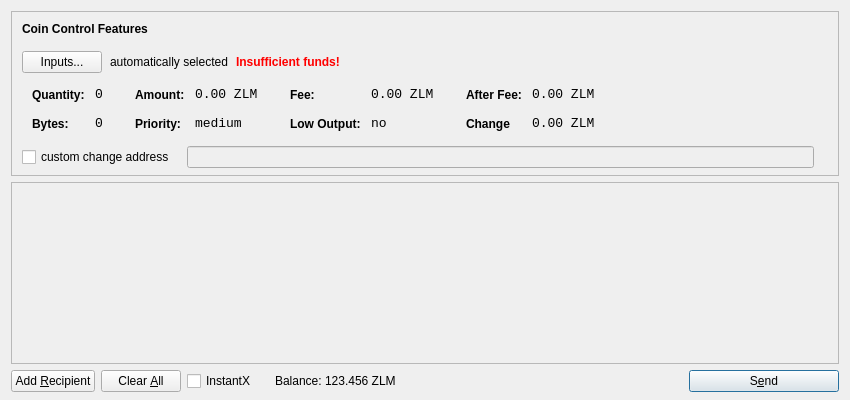
<?xml version="1.0" encoding="UTF-8"?>
<ui version="4.0">
 <class>SendCoinsDialog</class>
 <widget class="QDialog" name="SendCoinsDialog">
  <property name="geometry">
   <rect>
    <x>0</x>
    <y>0</y>
    <width>850</width>
    <height>400</height>
   </rect>
  </property>
  <property name="windowTitle">
   <string>Send Coins</string>
  </property>
  <property name="styleSheet">
   <string notr="true"/>
  </property>
  <layout class="QVBoxLayout" name="verticalLayout" stretch="0,1,0">
   <property name="bottomMargin">
    <number>8</number>
   </property>
   <item>
    <widget class="QFrame" name="frameCoinControl">
     <property name="sizePolicy">
      <sizepolicy hsizetype="Expanding" vsizetype="Expanding">
       <horstretch>0</horstretch>
       <verstretch>0</verstretch>
      </sizepolicy>
     </property>
     <property name="maximumSize">
      <size>
       <width>16777215</width>
       <height>16777215</height>
      </size>
     </property>
     <property name="frameShape">
      <enum>QFrame::StyledPanel</enum>
     </property>
     <property name="frameShadow">
      <enum>QFrame::Sunken</enum>
     </property>
     <layout class="QVBoxLayout" name="verticalLayoutCoinControl2">
      <property name="spacing">
       <number>6</number>
      </property>
      <property name="leftMargin">
       <number>0</number>
      </property>
      <property name="topMargin">
       <number>0</number>
      </property>
      <property name="rightMargin">
       <number>0</number>
      </property>
      <property name="bottomMargin">
       <number>6</number>
      </property>
      <item>
       <layout class="QVBoxLayout" name="verticalLayoutCoinControl" stretch="0,0,0,0,1">
        <property name="spacing">
         <number>0</number>
        </property>
        <property name="leftMargin">
         <number>10</number>
        </property>
        <property name="topMargin">
         <number>10</number>
        </property>
        <item>
         <layout class="QHBoxLayout" name="horizontalLayoutCoinControl1">
          <property name="bottomMargin">
           <number>15</number>
          </property>
          <item>
           <widget class="QLabel" name="labelCoinControlFeatures">
            <property name="sizePolicy">
             <sizepolicy hsizetype="Preferred" vsizetype="Maximum">
              <horstretch>0</horstretch>
              <verstretch>0</verstretch>
             </sizepolicy>
            </property>
            <property name="font">
             <font>
              <weight>75</weight>
              <bold>true</bold>
             </font>
            </property>
            <property name="styleSheet">
             <string notr="true">font-weight:bold;</string>
            </property>
            <property name="text">
             <string>Coin Control Features</string>
            </property>
           </widget>
          </item>
         </layout>
        </item>
        <item>
         <layout class="QHBoxLayout" name="horizontalLayoutCoinControl2" stretch="0,0,0,0">
          <property name="spacing">
           <number>8</number>
          </property>
          <property name="bottomMargin">
           <number>10</number>
          </property>
          <item>
           <widget class="QPushButton" name="pushButtonCoinControl">
            <property name="styleSheet">
             <string notr="true"/>
            </property>
            <property name="text">
             <string>Inputs...</string>
            </property>
           </widget>
          </item>
          <item>
           <widget class="QLabel" name="labelCoinControlAutomaticallySelected">
            <property name="text">
             <string>automatically selected</string>
            </property>
            <property name="margin">
             <number>5</number>
            </property>
           </widget>
          </item>
          <item>
           <widget class="QLabel" name="labelCoinControlInsuffFunds">
            <property name="font">
             <font>
              <weight>75</weight>
              <bold>true</bold>
             </font>
            </property>
            <property name="styleSheet">
             <string notr="true">color:red;font-weight:bold;</string>
            </property>
            <property name="text">
             <string>Insufficient funds!</string>
            </property>
            <property name="margin">
             <number>5</number>
            </property>
           </widget>
          </item>
          <item>
           <spacer name="horizontalSpacerCoinControl">
            <property name="orientation">
             <enum>Qt::Horizontal</enum>
            </property>
            <property name="sizeHint" stdset="0">
             <size>
              <width>40</width>
              <height>1</height>
             </size>
            </property>
           </spacer>
          </item>
         </layout>
        </item>
        <item>
         <widget class="QWidget" name="widgetCoinControl" native="true">
          <property name="sizePolicy">
           <sizepolicy hsizetype="Preferred" vsizetype="Preferred">
            <horstretch>0</horstretch>
            <verstretch>0</verstretch>
           </sizepolicy>
          </property>
          <property name="minimumSize">
           <size>
            <width>0</width>
            <height>0</height>
           </size>
          </property>
          <property name="styleSheet">
           <string notr="true"/>
          </property>
          <layout class="QHBoxLayout" name="horizontalLayoutCoinControl5">
           <property name="leftMargin">
            <number>0</number>
           </property>
           <property name="topMargin">
            <number>0</number>
           </property>
           <property name="rightMargin">
            <number>0</number>
           </property>
           <property name="bottomMargin">
            <number>0</number>
           </property>
           <item>
            <layout class="QHBoxLayout" name="horizontalLayoutCoinControl3" stretch="0,0,0,1">
             <property name="spacing">
              <number>20</number>
             </property>
             <property name="topMargin">
              <number>0</number>
             </property>
             <property name="bottomMargin">
              <number>10</number>
             </property>
             <item>
              <layout class="QFormLayout" name="formLayoutCoinControl1">
               <property name="horizontalSpacing">
                <number>10</number>
               </property>
               <property name="verticalSpacing">
                <number>14</number>
               </property>
               <property name="leftMargin">
                <number>10</number>
               </property>
               <property name="topMargin">
                <number>4</number>
               </property>
               <property name="rightMargin">
                <number>6</number>
               </property>
               <item row="0" column="0">
                <widget class="QLabel" name="labelCoinControlQuantityText">
                 <property name="styleSheet">
                  <string notr="true">font-weight:bold;</string>
                 </property>
                 <property name="text">
                  <string>Quantity:</string>
                 </property>
                 <property name="margin">
                  <number>0</number>
                 </property>
                </widget>
               </item>
               <item row="0" column="1">
                <widget class="QLabel" name="labelCoinControlQuantity">
                 <property name="font">
                  <font>
                   <family>Monospace</family>
                   <pointsize>10</pointsize>
                  </font>
                 </property>
                 <property name="cursor">
                  <cursorShape>IBeamCursor</cursorShape>
                 </property>
                 <property name="contextMenuPolicy">
                  <enum>Qt::ActionsContextMenu</enum>
                 </property>
                 <property name="text">
                  <string>0</string>
                 </property>
                 <property name="margin">
                  <number>0</number>
                 </property>
                 <property name="textInteractionFlags">
                  <set>Qt::LinksAccessibleByMouse|Qt::TextSelectableByKeyboard|Qt::TextSelectableByMouse</set>
                 </property>
                </widget>
               </item>
               <item row="1" column="0">
                <widget class="QLabel" name="labelCoinControlBytesText">
                 <property name="styleSheet">
                  <string notr="true">font-weight:bold;</string>
                 </property>
                 <property name="text">
                  <string>Bytes:</string>
                 </property>
                </widget>
               </item>
               <item row="1" column="1">
                <widget class="QLabel" name="labelCoinControlBytes">
                 <property name="font">
                  <font>
                   <family>Monospace</family>
                   <pointsize>10</pointsize>
                  </font>
                 </property>
                 <property name="cursor">
                  <cursorShape>IBeamCursor</cursorShape>
                 </property>
                 <property name="contextMenuPolicy">
                  <enum>Qt::ActionsContextMenu</enum>
                 </property>
                 <property name="text">
                  <string>0</string>
                 </property>
                 <property name="textInteractionFlags">
                  <set>Qt::LinksAccessibleByMouse|Qt::TextSelectableByKeyboard|Qt::TextSelectableByMouse</set>
                 </property>
                </widget>
               </item>
              </layout>
             </item>
             <item>
              <layout class="QFormLayout" name="formLayoutCoinControl2">
               <property name="horizontalSpacing">
                <number>10</number>
               </property>
               <property name="verticalSpacing">
                <number>14</number>
               </property>
               <property name="leftMargin">
                <number>6</number>
               </property>
               <property name="topMargin">
                <number>4</number>
               </property>
               <property name="rightMargin">
                <number>6</number>
               </property>
               <item row="0" column="0">
                <widget class="QLabel" name="labelCoinControlAmountText">
                 <property name="styleSheet">
                  <string notr="true">font-weight:bold;</string>
                 </property>
                 <property name="text">
                  <string>Amount:</string>
                 </property>
                 <property name="margin">
                  <number>0</number>
                 </property>
                </widget>
               </item>
               <item row="0" column="1">
                <widget class="QLabel" name="labelCoinControlAmount">
                 <property name="font">
                  <font>
                   <family>Monospace</family>
                   <pointsize>10</pointsize>
                  </font>
                 </property>
                 <property name="cursor">
                  <cursorShape>IBeamCursor</cursorShape>
                 </property>
                 <property name="contextMenuPolicy">
                  <enum>Qt::ActionsContextMenu</enum>
                 </property>
                 <property name="text">
                  <string>0.00 ZLM</string>
                 </property>
                 <property name="textInteractionFlags">
                  <set>Qt::LinksAccessibleByMouse|Qt::TextSelectableByKeyboard|Qt::TextSelectableByMouse</set>
                 </property>
                </widget>
               </item>
               <item row="1" column="0">
                <widget class="QLabel" name="labelCoinControlPriorityText">
                 <property name="styleSheet">
                  <string notr="true">font-weight:bold;</string>
                 </property>
                 <property name="text">
                  <string>Priority:</string>
                 </property>
                </widget>
               </item>
               <item row="1" column="1">
                <widget class="QLabel" name="labelCoinControlPriority">
                 <property name="font">
                  <font>
                   <family>Monospace</family>
                   <pointsize>10</pointsize>
                  </font>
                 </property>
                 <property name="cursor">
                  <cursorShape>IBeamCursor</cursorShape>
                 </property>
                 <property name="contextMenuPolicy">
                  <enum>Qt::ActionsContextMenu</enum>
                 </property>
                 <property name="text">
                  <string>medium</string>
                 </property>
                 <property name="textInteractionFlags">
                  <set>Qt::LinksAccessibleByMouse|Qt::TextSelectableByKeyboard|Qt::TextSelectableByMouse</set>
                 </property>
                </widget>
               </item>
              </layout>
             </item>
             <item>
              <layout class="QFormLayout" name="formLayoutCoinControl3">
               <property name="horizontalSpacing">
                <number>10</number>
               </property>
               <property name="verticalSpacing">
                <number>14</number>
               </property>
               <property name="leftMargin">
                <number>6</number>
               </property>
               <property name="topMargin">
                <number>4</number>
               </property>
               <property name="rightMargin">
                <number>6</number>
               </property>
               <item row="0" column="0">
                <widget class="QLabel" name="labelCoinControlFeeText">
                 <property name="styleSheet">
                  <string notr="true">font-weight:bold;</string>
                 </property>
                 <property name="text">
                  <string>Fee:</string>
                 </property>
                 <property name="margin">
                  <number>0</number>
                 </property>
                </widget>
               </item>
               <item row="0" column="1">
                <widget class="QLabel" name="labelCoinControlFee">
                 <property name="font">
                  <font>
                   <family>Monospace</family>
                   <pointsize>10</pointsize>
                  </font>
                 </property>
                 <property name="cursor">
                  <cursorShape>IBeamCursor</cursorShape>
                 </property>
                 <property name="contextMenuPolicy">
                  <enum>Qt::ActionsContextMenu</enum>
                 </property>
                 <property name="text">
                  <string>0.00 ZLM</string>
                 </property>
                 <property name="textInteractionFlags">
                  <set>Qt::LinksAccessibleByMouse|Qt::TextSelectableByKeyboard|Qt::TextSelectableByMouse</set>
                 </property>
                </widget>
               </item>
               <item row="1" column="0">
                <widget class="QLabel" name="labelCoinControlLowOutputText">
                 <property name="styleSheet">
                  <string notr="true">font-weight:bold;</string>
                 </property>
                 <property name="text">
                  <string>Low Output:</string>
                 </property>
                </widget>
               </item>
               <item row="1" column="1">
                <widget class="QLabel" name="labelCoinControlLowOutput">
                 <property name="font">
                  <font>
                   <family>Monospace</family>
                   <pointsize>10</pointsize>
                  </font>
                 </property>
                 <property name="cursor">
                  <cursorShape>IBeamCursor</cursorShape>
                 </property>
                 <property name="contextMenuPolicy">
                  <enum>Qt::ActionsContextMenu</enum>
                 </property>
                 <property name="text">
                  <string>no</string>
                 </property>
                 <property name="textInteractionFlags">
                  <set>Qt::LinksAccessibleByMouse|Qt::TextSelectableByKeyboard|Qt::TextSelectableByMouse</set>
                 </property>
                </widget>
               </item>
              </layout>
             </item>
             <item>
              <layout class="QFormLayout" name="formLayoutCoinControl4">
               <property name="horizontalSpacing">
                <number>10</number>
               </property>
               <property name="verticalSpacing">
                <number>14</number>
               </property>
               <property name="leftMargin">
                <number>6</number>
               </property>
               <property name="topMargin">
                <number>4</number>
               </property>
               <property name="rightMargin">
                <number>6</number>
               </property>
               <item row="0" column="0">
                <widget class="QLabel" name="labelCoinControlAfterFeeText">
                 <property name="styleSheet">
                  <string notr="true">font-weight:bold;</string>
                 </property>
                 <property name="text">
                  <string>After Fee:</string>
                 </property>
                 <property name="margin">
                  <number>0</number>
                 </property>
                </widget>
               </item>
               <item row="0" column="1">
                <widget class="QLabel" name="labelCoinControlAfterFee">
                 <property name="font">
                  <font>
                   <family>Monospace</family>
                   <pointsize>10</pointsize>
                  </font>
                 </property>
                 <property name="cursor">
                  <cursorShape>IBeamCursor</cursorShape>
                 </property>
                 <property name="contextMenuPolicy">
                  <enum>Qt::ActionsContextMenu</enum>
                 </property>
                 <property name="text">
                  <string>0.00 ZLM</string>
                 </property>
                 <property name="textInteractionFlags">
                  <set>Qt::LinksAccessibleByMouse|Qt::TextSelectableByKeyboard|Qt::TextSelectableByMouse</set>
                 </property>
                </widget>
               </item>
               <item row="1" column="0">
                <widget class="QLabel" name="labelCoinControlChangeText">
                 <property name="styleSheet">
                  <string notr="true">font-weight:bold;</string>
                 </property>
                 <property name="text">
                  <string>Change</string>
                 </property>
                </widget>
               </item>
               <item row="1" column="1">
                <widget class="QLabel" name="labelCoinControlChange">
                 <property name="font">
                  <font>
                   <family>Monospace</family>
                   <pointsize>10</pointsize>
                  </font>
                 </property>
                 <property name="cursor">
                  <cursorShape>IBeamCursor</cursorShape>
                 </property>
                 <property name="contextMenuPolicy">
                  <enum>Qt::ActionsContextMenu</enum>
                 </property>
                 <property name="text">
                  <string>0.00 ZLM</string>
                 </property>
                 <property name="textInteractionFlags">
                  <set>Qt::LinksAccessibleByMouse|Qt::TextSelectableByKeyboard|Qt::TextSelectableByMouse</set>
                 </property>
                </widget>
               </item>
              </layout>
             </item>
            </layout>
           </item>
          </layout>
         </widget>
        </item>
        <item>
         <layout class="QHBoxLayout" name="horizontalLayoutCoinControl4" stretch="0,0,0">
          <property name="spacing">
           <number>12</number>
          </property>
          <property name="sizeConstraint">
           <enum>QLayout::SetDefaultConstraint</enum>
          </property>
          <property name="topMargin">
           <number>5</number>
          </property>
          <property name="rightMargin">
           <number>5</number>
          </property>
          <item>
           <widget class="QCheckBox" name="checkBoxCoinControlChange">
            <property name="text">
             <string>custom change address</string>
            </property>
           </widget>
          </item>
          <item>
           <widget class="QLineEdit" name="lineEditCoinControlChange">
            <property name="enabled">
             <bool>false</bool>
            </property>
            <property name="sizePolicy">
             <sizepolicy hsizetype="Expanding" vsizetype="Fixed">
              <horstretch>0</horstretch>
              <verstretch>0</verstretch>
             </sizepolicy>
            </property>
           </widget>
          </item>
          <item>
           <widget class="QLabel" name="labelCoinControlChangeLabel">
            <property name="sizePolicy">
             <sizepolicy hsizetype="Preferred" vsizetype="Expanding">
              <horstretch>0</horstretch>
              <verstretch>0</verstretch>
             </sizepolicy>
            </property>
            <property name="minimumSize">
             <size>
              <width>0</width>
              <height>0</height>
             </size>
            </property>
            <property name="text">
             <string/>
            </property>
            <property name="margin">
             <number>3</number>
            </property>
           </widget>
          </item>
         </layout>
        </item>
        <item>
         <spacer name="verticalSpacerCoinControl">
          <property name="orientation">
           <enum>Qt::Vertical</enum>
          </property>
          <property name="sizeHint" stdset="0">
           <size>
            <width>800</width>
            <height>1</height>
           </size>
          </property>
         </spacer>
        </item>
       </layout>
      </item>
     </layout>
    </widget>
   </item>
   <item>
    <widget class="QScrollArea" name="scrollArea">
     <property name="widgetResizable">
      <bool>true</bool>
     </property>
     <widget class="QWidget" name="scrollAreaWidgetContents">
      <property name="geometry">
       <rect>
        <x>0</x>
        <y>0</y>
        <width>830</width>
        <height>170</height>
       </rect>
      </property>
      <layout class="QVBoxLayout" name="verticalLayout_2">
       <property name="leftMargin">
        <number>0</number>
       </property>
       <property name="topMargin">
        <number>0</number>
       </property>
       <property name="rightMargin">
        <number>0</number>
       </property>
       <property name="bottomMargin">
        <number>0</number>
       </property>
       <item>
        <layout class="QVBoxLayout" name="entries">
         <property name="spacing">
          <number>6</number>
         </property>
        </layout>
       </item>
       <item>
        <spacer name="verticalSpacer">
         <property name="orientation">
          <enum>Qt::Vertical</enum>
         </property>
         <property name="sizeHint" stdset="0">
          <size>
           <width>20</width>
           <height>40</height>
          </size>
         </property>
        </spacer>
       </item>
      </layout>
     </widget>
    </widget>
   </item>
   <item>
    <layout class="QHBoxLayout" name="horizontalLayout">
     <item>
      <widget class="QPushButton" name="addButton">
       <property name="toolTip">
        <string>Send to multiple recipients at once</string>
       </property>
       <property name="text">
        <string>Add &amp;Recipient</string>
       </property>
       <property name="autoDefault">
        <bool>false</bool>
       </property>
      </widget>
     </item>
     <item>
      <widget class="QPushButton" name="clearButton">
       <property name="sizePolicy">
        <sizepolicy hsizetype="Minimum" vsizetype="Fixed">
         <horstretch>0</horstretch>
         <verstretch>0</verstretch>
        </sizepolicy>
       </property>
       <property name="toolTip">
        <string>Remove all transaction fields</string>
       </property>
       <property name="text">
        <string>Clear &amp;All</string>
       </property>
       <property name="autoRepeatDelay">
        <number>300</number>
       </property>
       <property name="autoDefault">
        <bool>false</bool>
       </property>
      </widget>
     </item>
     <item>
      <layout class="QHBoxLayout" name="horizontalLayout_2">
       <property name="spacing">
        <number>3</number>
       </property>
       <item>
        <widget class="QCheckBox" name="checkInstantX">
         <property name="enabled">
          <bool>true</bool>
         </property>
         <property name="minimumSize">
          <size>
           <width>85</width>
           <height>0</height>
          </size>
         </property>
         <property name="text">
          <string>InstantX</string>
         </property>
        </widget>
       </item>
       <item>
        <widget class="QLabel" name="label">
         <property name="sizePolicy">
          <sizepolicy hsizetype="Preferred" vsizetype="Fixed">
           <horstretch>0</horstretch>
           <verstretch>0</verstretch>
          </sizepolicy>
         </property>
         <property name="text">
          <string>Balance:</string>
         </property>
        </widget>
       </item>
       <item>
        <widget class="QLabel" name="labelBalance">
         <property name="sizePolicy">
          <sizepolicy hsizetype="Preferred" vsizetype="Fixed">
           <horstretch>0</horstretch>
           <verstretch>0</verstretch>
          </sizepolicy>
         </property>
         <property name="cursor">
          <cursorShape>IBeamCursor</cursorShape>
         </property>
         <property name="text">
          <string>123.456 ZLM</string>
         </property>
         <property name="textInteractionFlags">
          <set>Qt::LinksAccessibleByMouse|Qt::TextSelectableByKeyboard|Qt::TextSelectableByMouse</set>
         </property>
        </widget>
       </item>
      </layout>
     </item>
     <item>
      <spacer name="horizontalSpacer">
       <property name="orientation">
        <enum>Qt::Horizontal</enum>
       </property>
       <property name="sizeHint" stdset="0">
        <size>
         <width>40</width>
         <height>20</height>
        </size>
       </property>
      </spacer>
     </item>
     <item>
      <widget class="QPushButton" name="sendButton">
       <property name="minimumSize">
        <size>
         <width>150</width>
         <height>0</height>
        </size>
       </property>
       <property name="toolTip">
        <string>Confirm the send action</string>
       </property>
       <property name="text">
        <string>S&amp;end</string>
       </property>
       <property name="icon">
        <iconset resource="../bitcoin.qrc">
         <normaloff>:/icons/send</normaloff>:/icons/send</iconset>
       </property>
       <property name="default">
        <bool>true</bool>
       </property>
      </widget>
     </item>
    </layout>
   </item>
  </layout>
 </widget>
 <resources>
  <include location="../bitcoin.qrc"/>
 </resources>
 <connections/>
</ui>
